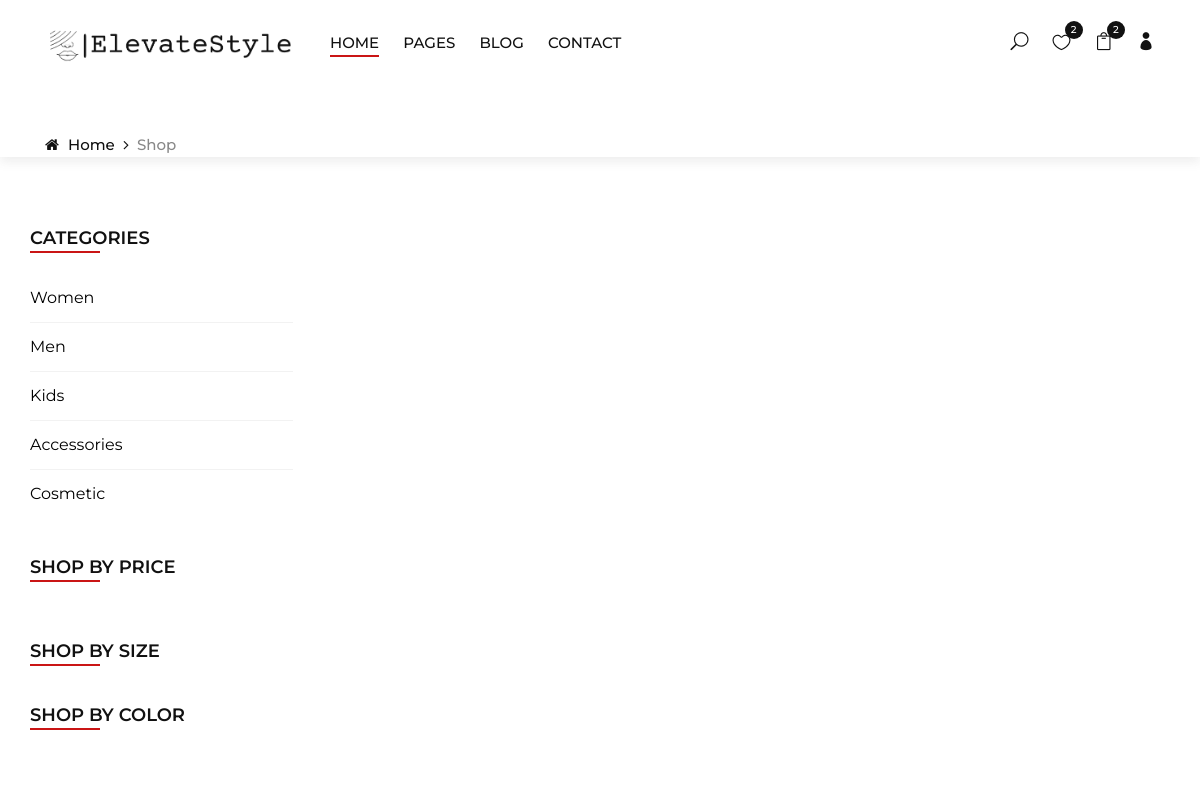
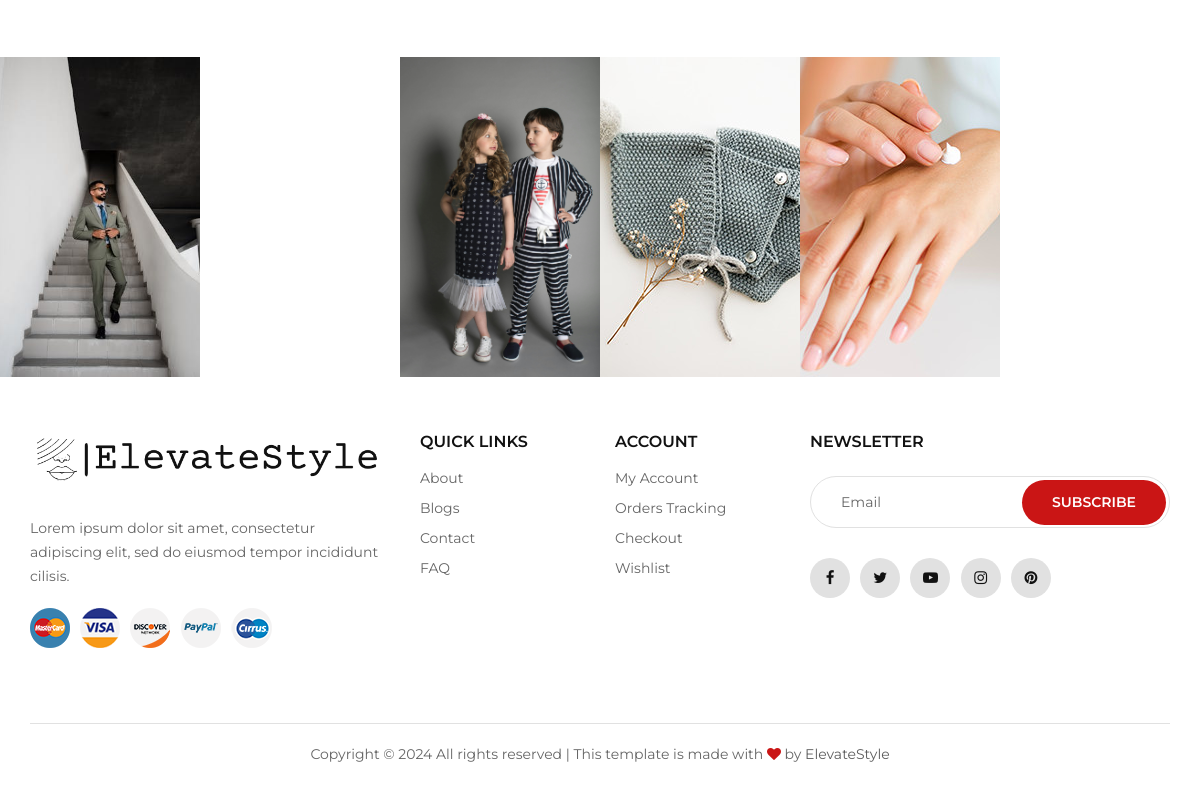
Before: /shop/women/ with the older database file (2 pictures, top to bottom).
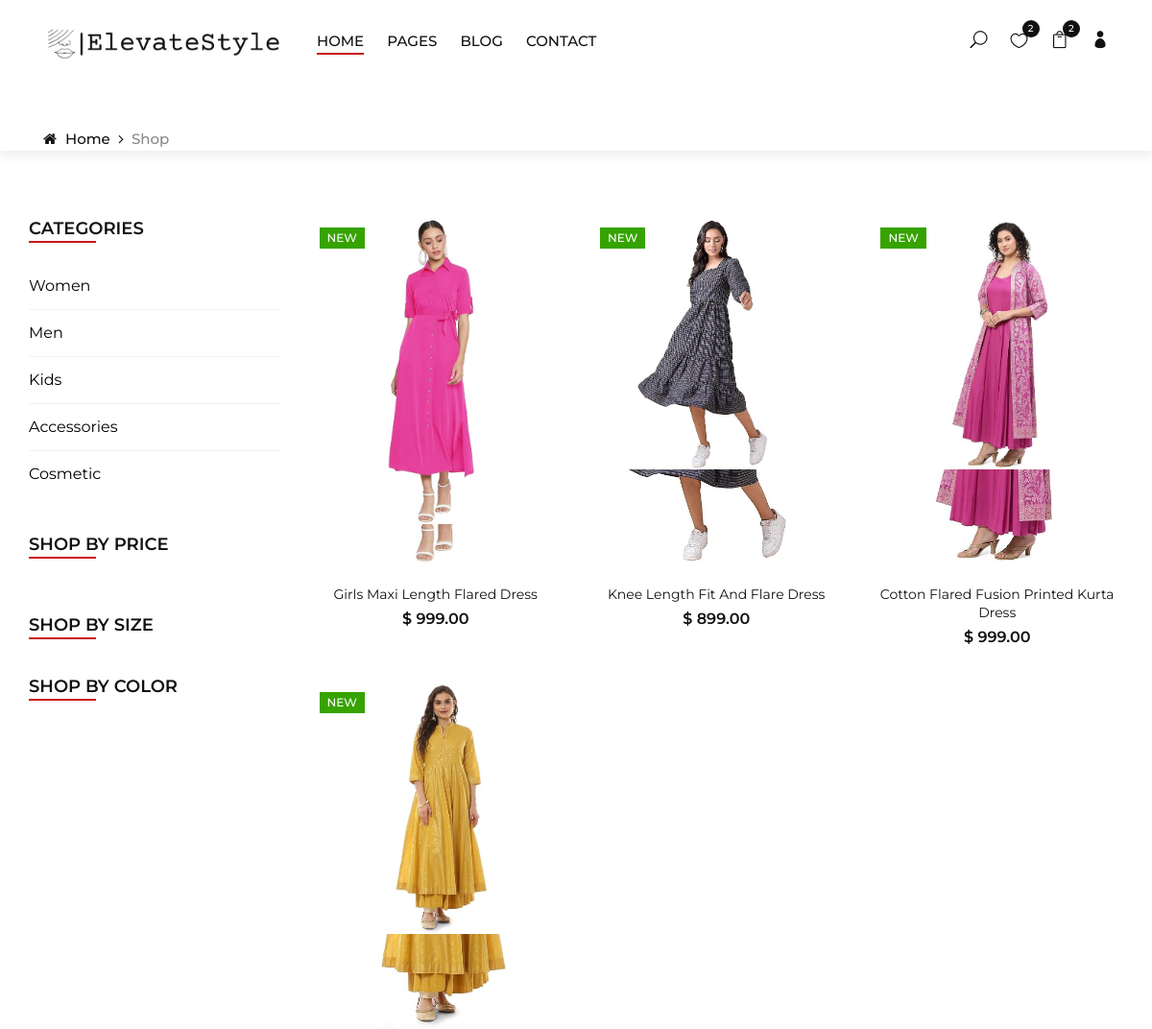
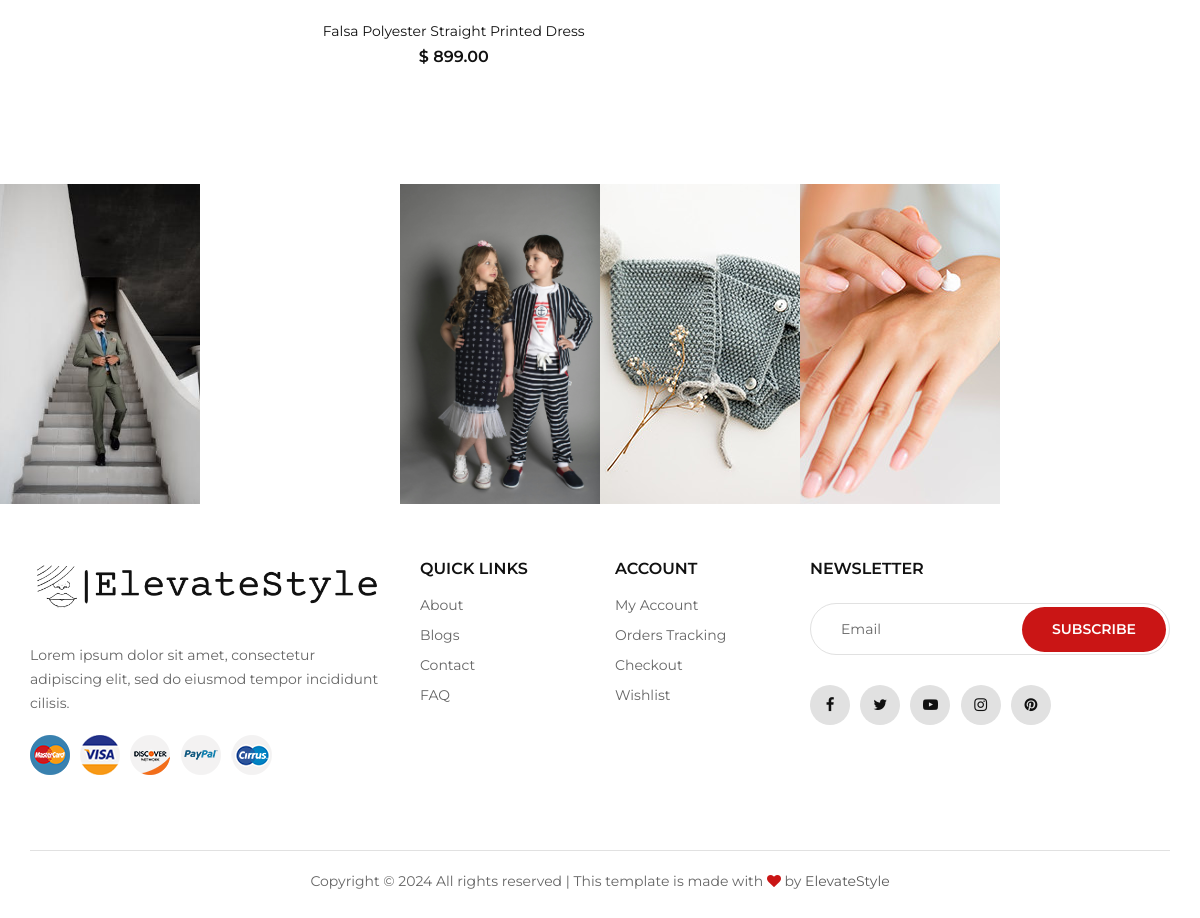
After: the same page with the newer database file (2 pictures, top to bottom).
### app/models.py (models this page shows, shortened)
class Product(models.Model):
    product_name = models.CharField(max_length=255)
    product_price = models.DecimalField(max_digits=10, decimal_places=2)
    description = models.TextField()
    category = models.ForeignKey(Category, on_delete=models.CASCADE)
    product_image_1 = models.ImageField(upload_to='product_images/', blank=False, null=False)
    product_image_2 = models.ImageField(upload_to='product_images/', blank=True, null=True)
    product_image_3 = models.ImageField(upload_to='product_images/', blank=True, null=True)
    product_image_4 = models.ImageField(upload_to='product_images/', blank=True, null=True)
    product_image_5 = models.ImageField(upload_to='product_images/', blank=True, null=True)
    Colors=models.ManyToManyField(Color)
    sizes = models.ManyToManyField(Size)
    description = models.TextField()

### app/views.py (the view)
# urls.py: path('shop/<str:category>/',views.shop,name='shop'),
def shop(request, category):
    products = Product.objects.filter(category__name=category)
    return render(request, 'shop.html', {'products' : products})

### templates/shop.html (shortened to what this page needs)
        {% extends "base.html" %}
{% block header %}
    <div class="breadcrumb-option">
        <div class="container">
            <div class="row">
                <div class="col-lg-12">
                    <div class="breadcrumb__links">
                        <a href="{% url 'index'%}"><i class="fa fa-home"></i> Home</a>
                        <span>Shop</span>
                    </div>
                </div>
            </div>
        </div>
    </div>
{% endblock header %}
{% load static %}
{% block content %}
    <section class="shop spad">
        <div class="container">
            <div class="row">
                <div class="col-lg-3 col-md-3">
                    <div class="shop__sidebar">
                        <div class="sidebar__categories">
                            <div class="section-title">
                                <h4>Categories</h4>
                            </div>
                            <div class="categories__accordion">
                                <div class="accordion" id="accordionExample">
                                    <div class="card">
                                        <div>
                                            <a href="{% url 'shop' category='women' %}" style="color: black;">Women</a>
                                        </div>
                                    </div>
                                    <div class="card">
                                        <div>
                                            <a href="{% url 'shop' category='men' %}" style="color: black;">Men</a>
                                        </div>
                                    </div>
                                    <div class="card">
                                        <div>
                                            <a href="{% url 'shop' category='kids' %}" style="color: black;">Kids</a>
                                        </div>
                                    </div>
                                    <div class="card">
                                        <div >
                                            <a href="{% url 'shop' category='accessories' %}" style="color: black;">Accessories</a>
                                        </div>
                                    </div>
                                    <div class="card">
                                        <div>
                                            <a href="{% url 'shop' category='cosmetics' %}" style="color: black;">Cosmetic</a>
                                        </div>
                                    </div>
                                </div>
                            </div>
                        </div>
                        <div class="sidebar__filter">
                            <div class="section-title">
                                <h4>Shop by price</h4>
                            </div>
                        </div>
                        <div class="sidebar__sizes">
                            <div class="section-title">
                                <h4>Shop by size</h4>
                            </div>
                        </div>
                        <div class="sidebar__color">
                            <div class="section-title">
                                <h4>Shop by color</h4>
                            </div>
                        </div>
                    </div>
                </div>
                <div class="col-lg-9 col-md-9">
                    <div class="row">
                        {% for product in products %}
                            <div class="col-lg-4 col-md-6">
                                <div class="product__item">
                                    <div class="product__item__pic set-bg" data-setbg="{{ product.product_image_1.url }}">
                                        <a href="{% url 'product_details' product_id=product.id %}"><img src="{{ product.product_image_1.url }}" alt=""></a>
                                        <div class="label new">New</div>
                                    </div>
                                    <div class="product__item__text">
                                        <h6><a href="{% url 'product_details' product_id=product.id %}">{{ product.product_name }}</a></h6>
                                        <div class="product__price">$ {{ product.product_price }}</div>
                                    </div>
                                </div>
                            </div>
                        {% endfor %}
                    </div>
                </div>
            </div>
        </div>
    </section>
{% endblock content %}

### templates/base.html (shortened to what this page needs)
{% load static %}
<!DOCTYPE html>
<html lang="zxx">
<head>
    <link rel="stylesheet" href="{% static "css/bootstrap.min.css" %}" type="text/css">
    <link rel="stylesheet" href="{% static "css/font-awesome.min.css" %}" type="text/css">
    <link rel="stylesheet" href="{% static "css/elegant-icons.css" %}" type="text/css">
    <link rel="stylesheet" href="{% static "css/jquery-ui.min.css" %}" type="text/css">
    <link rel="stylesheet" href="{% static "css/magnific-popup.css" %}" type="text/css">
    <link rel="stylesheet" href="{% static "css/owl.carousel.min.css" %}" type="text/css">
    <link rel="stylesheet" href="{% static "css/slicknav.min.css" %}" type="text/css">
    <link rel="stylesheet" href="{% static "css/style.css" %}" type="text/css">
</head>
<body>
    <header class="header">
        <div class="container-fluid">
            <div class="row">
                <div class="col-xl-3 col-lg-2">
                    <div class="header__logo">
                        <a href="./index.html"><img src="{% static "img/elevate.png" %}"  alt=""></a>
                    </div>
                </div>
                <div class="col-xl-6 col-lg-7">
                    <nav class="header__menu">
                        <ul>
                            <li class="active"><a href="{% url 'index'%}">Home</a></li>
                            <li><a href="#">Pages</a>
                            </li>
                            <li><a href="{%url "blog" %}">Blog</a></li>
                            <li><a href="{% url "contact" %}">Contact</a></li>
                        </ul>
                    </nav>
                </div>
                <div class="col-lg-3">
                    <div class="header__right">
                        <ul class="header__right__widget">
                            <li><span class="icon_search search-switch"></span></li>
                            <li><a href="#"><span class="icon_heart_alt"></span>
                                <div class="tip">2</div>
                            </a></li>
                            <li><a href="{% url 'view_cart' %}"><span class="icon_bag_alt"></span>
                                <div class="tip">2</div>
                            </a></li>
                            <li>
                                <a href="{% url "dashboard" %}">
                                    <span class="icon_profile"></span>
                                </a>
                            </li>
                        </ul>
                    </div>
                </div>
            </div>
        </div>
        {% block header %}
        {% endblock %}
    </header>
{% block content %}
{% endblock %}
<div class="instagram">
    <div class="container-fluid">
        <div class="row">
            <div class="col-lg-2 col-md-4 col-sm-4 p-0">
                <div class="instagram__item set-bg" data-setbg="{% static "img/instagram/i1.jpg" %}">
                </div>
            </div>
            <div class="col-lg-2 col-md-4 col-sm-4 p-0">
                <div class="instagram__item set-bg" data-setbg="{% static "img/instagram/i2.jpg" %}">
                </div>
            </div>
            <div class="col-lg-2 col-md-4 col-sm-4 p-0">
                <div class="instagram__item set-bg" data-setbg="{% static "img/instagram/i3.jpg" %}">
                </div>
            </div>
            <div class="col-lg-2 col-md-4 col-sm-4 p-0">
                <div class="instagram__item set-bg" data-setbg="{% static "img/instagram/insta-4.jpg" %}">
                </div>
            </div>
            <div class="col-lg-2 col-md-4 col-sm-4 p-0">
                <div class="instagram__item set-bg" data-setbg="{% static "img/instagram/insta-5.jpg" %}">
                </div>
            </div>
            <div class="col-lg-2 col-md-4 col-sm-4 p-0">
                <div class="instagram__item set-bg" data-setbg="{% static "img/instagram/i5.jpg" %}">
                </div>
            </div>
        </div>
    </div>
</div>
<footer class="footer">
    <div class="container">
        <div class="row">
            <div class="col-lg-4 col-md-6 col-sm-7">
                <div class="footer__about">
                    <div class="footer__logo">
                        <a href="./index.html"><img src="{% static "img/elevate.png" %}" alt=""></a>
                    </div>
                    <p>Lorem ipsum dolor sit amet, consectetur adipiscing elit, sed do eiusmod tempor incididunt
                    cilisis.</p>
                    <div class="footer__payment">
                        <a href="#"><img src="{% static "img/payment/payment-1.png" %}" alt=""></a>
                        <a href="#"><img src="{% static "img/payment/payment-2.png" %}" alt=""></a>
                        <a href="#"><img src="{% static "img/payment/payment-3.png" %}" alt=""></a>
                        <a href="#"><img src="{% static "img/payment/payment-4.png" %}" alt=""></a>
                        <a href="#"><img src="{% static "img/payment/payment-5.png" %}" alt=""></a>
                    </div>
                </div>
            </div>
            <div class="col-lg-2 col-md-3 col-sm-5">
                <div class="footer__widget">
                    <h6>Quick links</h6>
                    <ul>
                        <li><a href="{% url "about" %}">About</a></li>
                        <li><a href="{% url "blog" %}">Blogs</a></li>
                        <li><a href="{% url "contact" %}">Contact</a></li>
                        <li><a href="#">FAQ</a></li>
                    </ul>
                </div>
            </div>
            <div class="col-lg-2 col-md-3 col-sm-4">
                <div class="footer__widget">
                    <h6>Account</h6>
                    <ul>
                        <li><a href="{% url "dashboard" %}">My Account</a></li>
                        <li><a href="#">Orders Tracking</a></li>
                        <li><a href="#">Checkout</a></li>
                        <li><a href="#">Wishlist</a></li>
                    </ul>
                </div>
            </div>
            <div class="col-lg-4 col-md-8 col-sm-8">
                <div class="footer__newslatter">
                    <h6>NEWSLETTER</h6>
                    <form action="#">
                        <input type="text" placeholder="Email">
                        <button type="submit" class="site-btn">Subscribe</button>
                    </form>
                    <div class="footer__social">
                        <a href=""><i class="fa fa-facebook"></i></a>
                        <a href="#"><i class="fa fa-twitter"></i></a>
                        <a href="#"><i class="fa fa-youtube-play"></i></a>
                        <a href="#"><i class="fa fa-instagram"></i></a>
                        <a href="#"><i class="fa fa-pinterest"></i></a>
                    </div>
                </div>
            </div>
        </div>
        <div class="row">
            <div class="col-lg-12">
                <div class="footer__copyright__text">
                    <p>Copyright &copy; <script>document.write(new Date().getFullYear());</script> All rights reserved | This template is made with <i class="fa fa-heart" aria-hidden="true"></i> by <a href="https://colorlib.com" target="_blank">ElevateStyle</a></p>
                </div>
            </div>
        </div>
    </div>
</footer>
</body>
</html>

Changed rows visible on the page:
added Product: shows a picture, product_image_1 (picture), product_name "Girls Maxi Length Flared Dress", product_price "999.00"
added Product: shows a picture, product_image_1 (picture), product_name "Knee Length Fit And Flare Dress", product_price "899.00"
added Product: shows a picture, product_image_1 (picture), product_name "Cotton Flared Fusion Printed Kurta Dress", product_price "999.00"
added Product: shows a picture, product_image_1 (picture), product_name "Falsa Polyester Straight Printed Dress", product_price "899.00"
